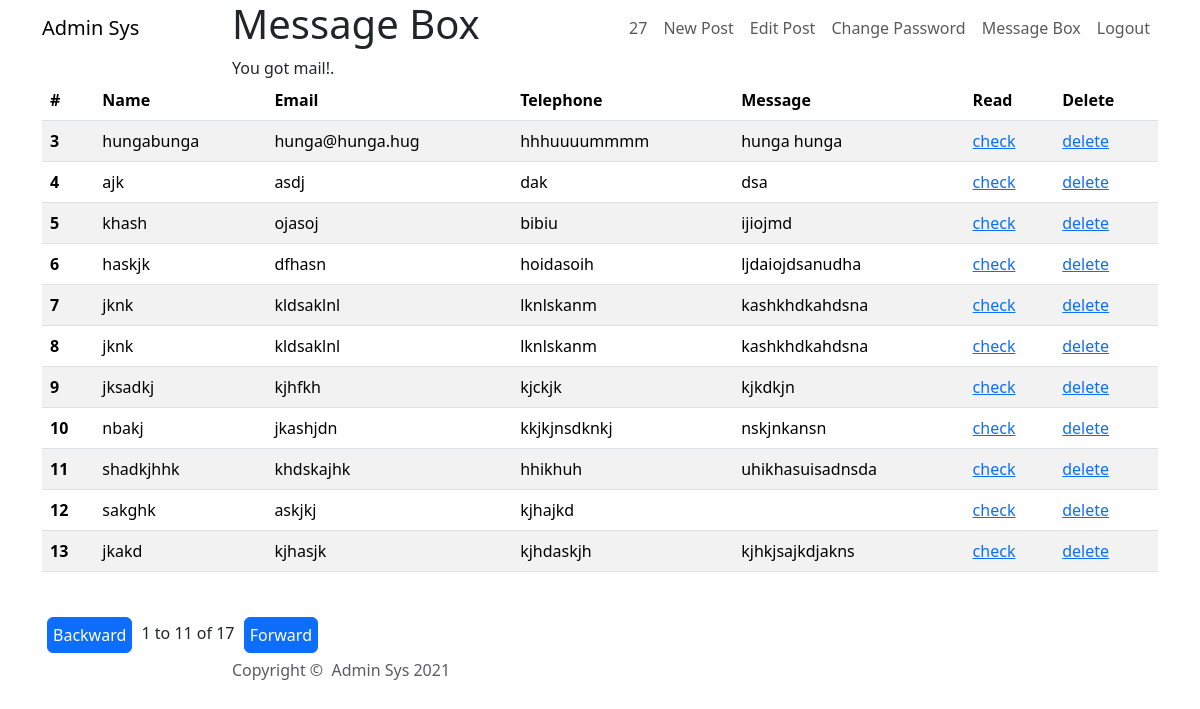
The app's page /admin/page_message_box.php (signed in) with its own data.
### tables this page shows
CREATE TABLE `message_contact` (
  `id` int(11) NOT NULL,
  `name` varchar(100) NOT NULL,
  `email` varchar(100) NOT NULL,
  `telephone` varchar(100) NOT NULL,
  `message` varchar(255) NOT NULL,
  `creation_date` timestamp NOT NULL DEFAULT current_timestamp()
);

### admin/page_message_box.php (the view, shortened to what this page needs)
<?php
	require_once('html_start.php');
	require_once('html_nav.php');
	require_once('html_header.php');
?>
<div class='container'>
	<div class='row'>
		<div class='col-md-10 col-lg-8' style="width:100% !important;">
			<?php
					require_once('db_connect.php');
					$sql = "SELECT count(*) as total FROM message_contact";
					$result = mysqli_query($connection, $sql);
					$total_row = mysqli_fetch_assoc($result);
					$total = $total_row['total'];
					if(!isset($page_num)){
						$page_num = 1;
					}else{
						if( $page_num < 1 ){
							$page_num = 1;
						}else if ($page_num > $total){
							$page_num = $total;
						}
					}
					$page_num_limit = $page_num + 10;
					if((!isset($_GET['check'])) && (!isset($_GET['delete']))){
						echo("
						<table class='table table-striped'>
							<thead>
								<tr>
									<th scope='col'>#</th>
									<th scope='col'>Name</th>
									<th scope='col'>Email</th>
									<th scope='col'>Telephone</th>
									<th scope='col'>Message</th>
									<th scope='col'>Read</th>
									<th scope='col'>Delete</th>
								</tr>
							</thead>
							<tbody>
							");
							require_once('db_connect.php');
							$sql = "SELECT * FROM message_contact LIMIT $page_num, $page_num_limit";
							$result = mysqli_query($connection, $sql);
							if((mysqli_num_rows($result))==0){
								echo("No results!");
							}else{
								while($row = mysqli_fetch_assoc($result)){
									echo("
									<tr>
									<th scope='row'>".$row['id']."</td>
									<td>".$row['name']."</td>
									<td>".$row['email']."</td>
									<td>".$row['telephone']."</td>
									<td>".$row['message']."</td>
									");
									$sql = "SELECT * FROM message_processing WHERE id_message = '".$row['id']."'";
									$result_b = mysqli_query($connection, $sql);
									$row_numb = mysqli_num_rows($result_b);
									if($row_numb == 1){
										echo("
										<td>checked</td>
										");
									}else if($row_numb == 0){
										echo("
										<td><a href='?check&id=".$row['id']."'>check</a></td>
										");
									}
									echo("
									<td><a href='?delete&id=".$row['id']."'>delete</a></td>
									</tr>
									");
								}
							}
					echo("
						</tbody>
						</table>
						<br>
						<button onclick = 'window.location.href = \"?page_backward=page_backward&page_num=$page_num\";' class='btn btn-primary' style='display:inline; margin: 5px; padding: 5px;'>Backward</button>
						<span>$page_num to $page_num_limit of $total</span>
						<button onclick = 'window.location.href = \"?page_forward=page_forward&page_num=$page_num\";' class='btn btn-primary' style='display:inline; margin: 5px; padding: 5px;'>Forward</button>
					");
					}
					?>
		</div>
	</div>
</div>
<?php
	require_once('html_footer.php');
	require_once('html_end.php');
?>

### records on screen
message_contact: id "3", name "hungabunga", email "hunga@hunga.hug", telephone "hhhuuuummmm", message "hunga hunga"
message_contact: id "4", name "ajk", email "asdj", telephone "dak", message "dsa"
message_contact: id "5", name "khash", email "ojasoj", telephone "bibiu", message "ijiojmd"
message_contact: id "6", name "haskjk", email "dfhasn", telephone "hoidasoih", message "ljdaiojdsanudha"
message_contact: id "7", name "jknk", email "kldsaklnl", telephone "lknlskanm", message "kashkhdkahdsna"
message_contact: id "8", name "jknk", email "kldsaklnl", telephone "lknlskanm", message "kashkhdkahdsna"
message_contact: id "9", name "jksadkj", email "kjhfkh", telephone "kjckjk", message "kjkdkjn"
message_contact: id "10", name "nbakj", email "jkashjdn", telephone "kkjkjnsdknkj", message "nskjnkansn"
message_contact: id "11", name "shadkjhhk", email "khdskajhk", telephone "hhikhuh", message "uhikhasuisadnsda"
message_contact: id "12", name "sakghk", email "askjkj", telephone "kjhajkd"
message_contact: id "13", name "jkakd", email "kjhasjk", telephone "kjhdaskjh", message "kjhkjsajkdjakns"

### other values on screen
$_SESSION['user_name'] "27"
$header_subtitle "You got mail!."
$page_num "1"
$page_num_limit "11"
$total "17"
